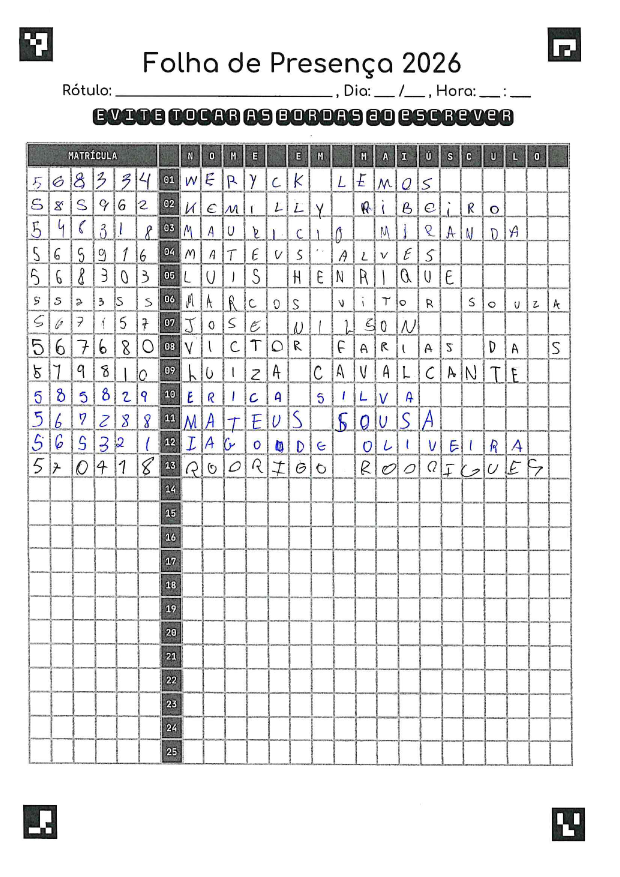
#> input picture folhas/m2-1.png, 1240 x 1754 px, found by its file name (shown at 1/2 size)
$ python process.py
#> lines starting #> are read from the running program, lines starting #| are printed output that depends on the picture
### src/image.py
from __future__ import annotations
import cv2
import numpy as np
import os
from numpy.typing import NDArray
import base64
import argparse
import hashlib

class Image:
    NONE_MARKER = "?"
    preview_zoom: float | None = None

    def __init__(self, other: None | Image = None):
        if other is None:
            self.data: NDArray[np.uint8] = np.array([], dtype=np.uint8)
            self.info: None | str = None
            self.binary: bool = False
            self.inversed: bool = False
        else:
            self.data = other.data.copy()
            self.info = other.info
            self.binary = other.binary
            self.inversed = other.inversed

    def hash(self) -> str:
        h = hashlib.sha256()
        h.update(self.data.tobytes())
        return h.hexdigest()[:16]

    def set_data(self, data: NDArray[np.uint8]) -> Image:
        self.data = data
        return self

    # percentage of white pixels
    # [7 lines left out: function written_ratio, not called in this run]

    def set_info(self, info: str) -> Image:
        self.info = info
        return self

    def set_binary(self, binary: bool = True) -> Image:
        self.binary = binary
        return self

    def set_inversed(self, inversed: bool = True) -> Image:
        self.inversed = inversed
        return self

    def get_info(self) -> None | str:
        return self.info

    def get_data(self) -> NDArray[np.uint8]:
        return self.data

    # if path has the format hash__v.ext, load v into info
    # if path has the format hash__?.ext, or any other format, load None to info
    def load_from_file(self, path: str) -> Image:
#> called with path = 'folhas/m2-1.png'
        self.data = cv2.imread(path)
#> self.data is the input picture: shape (1754, 1240, 3); mean B, G, R 229.2, 228.8, 228.7
        return self

    # save to cache folder using hash and value
    def save_to_folder(self, folder: str):
        path = os.path.join(folder, self.hash()) + ".png"
        self.save_to_file(path)

    # return a new Cell with borders cut
    def cut_borders(self, pixels_count: int) -> Image:
        h, w = self.get_h_w()
        return Image(self).set_data(self.data[pixels_count:h-pixels_count, pixels_count:w-pixels_count])

    def save_to_file(self, file_path: str) -> None:
        cv2.imwrite(file_path, self.data)
        return None

    def binarize(self, gaussian: bool = True) -> Image:
        # se estiver em RGB/BGR, converter para escala de cinza primeiro
        img = self.data
        if self.data.ndim != 2:  # RGB/BGR/RGBA
            img = cv2.cvtColor(self.data, cv2.COLOR_BGR2GRAY)
        if gaussian:
            img = cv2.GaussianBlur(img, (3,3), 0)
        _, binary = cv2.threshold(img, 0, 255, cv2.THRESH_BINARY + cv2.THRESH_OTSU)
        return Image(self).set_data(binary).set_binary(True)

    def inversion(self) -> Image:
        inverted = cv2.bitwise_not(self.data)
        return Image(self).set_data(inverted).set_inversed(not self.inversed)


    def get_h_w(self) -> tuple[int, int]:
        try:
            return (self.data.shape[0], self.data.shape[1])
        except IndexError as _:
            return (0, 0)

    # empty if dimensions are too small or written ratio < 2%
    # [7 lines left out: function is_empty, not called in this run]

    def resize(self, dx: int, dy: int) -> Image:
        h, w = self.get_h_w()
        if h == dy and w == dx:
            return self
        return Image(self).set_data(cv2.resize(self.data, (dx, dy), interpolation=cv2.INTER_AREA))

    # transform in a array
    def get_sample(self, points: int) -> NDArray[np.float32]:
        return self.data.reshape(1, points).astype(np.float32)

    # [12 lines left out: function __str__, not called in this run]

# [9 lines that do not run on import are left out]

### src/align.py
import cv2
import numpy as np
from color import Color
from numpy.typing import NDArray

class Align:
    def __init__(self, width: int, height: int):
        self.width = width
        self.height = height


    # A folha possui 4 ArUcos nos cantos para alinhamento
    # Eles são identificados pelos IDs:
    # 0 - Topo Esquerdo
    # 1 - Topo Direito
    # 2 - Baixo Esquerdo
    # 3 - Baixo Direito
    def aruco(self, img_data: NDArray[np.uint8]) -> NDArray[np.uint8]:


        # Configurar ArUco
        aruco = cv2.aruco
        dict_ = aruco.getPredefinedDictionary(aruco.DICT_4X4_50) # type: ignore
        params = aruco.DetectorParameters()
        detector = aruco.ArucoDetector(dict_, params) # type: ignore

        # Detectar marcadores
        corners, ids, _ = detector.detectMarkers(img_data) # type: ignore
#> corners = ([[46, 1609], [113, 1610], [114, 1677], [47, 1677]], [[39, 54], [105, 54], [105, 122], [39, 122]], [[1095, 55], [1161, 55], [1161, 122], [1096, 122]], [[1104, 1615], [1169, 1615], [1169, 1682], [1104, 1682]]); ids = [2, 0, 1, 3]

        if ids is None or len(ids) < 4:
            raise Exception("Nem todos os 4 ArUcos foram detectados.")

        ids = ids.flatten()

        # Array que guardará os centros ordenados como [TL, TR, BR, BL]
        pts = np.zeros((4, 2), dtype=np.float32)

        for c, id in zip(corners, ids):
            c = c[0]

            if id == 0:  # TL
                pts[0] = c[0]  # canto superior esquerdo do marcador 0
            elif id == 1:  # TR
                pts[1] = c[1]  # canto superior direito
            elif id == 3:  # BR
                pts[2] = c[2]  # canto inferior direito
            elif id == 2:  # BL
                pts[3] = c[3]  # canto inferior esquerdo
#> this loop made 4 passes
#> (c, id) on passes 1 to 4: ([[46, 1609], [113, 1610], [114, 1677], [47, 1677]], 2), ([[39, 54], [105, 54], [105, 122], [39, 122]], 0), ([[1095, 55], [1161, 55], [1161, 122], [1096, 122]], 1), ([[1104, 1615], [1169, 1615], [1169, 1682], [1104, 1682]], 3)
#> after the loop, pts = [[39, 54], [1161, 55], [1169, 1682], [47, 1677]]

        # tamanho final
        W, H = self.width, self.height

        dst = np.float32([ [0, 0], [W, 0], [W, H], [0, H] ]) # type: ignore

        # Matriz de transformação e warp
        M = cv2.getPerspectiveTransform(pts, dst) # type: ignore
#> M = [[1.02, -0.00502, -39.46], [-0.000839, 0.941, -50.78], [2.2e-06, -2.16e-08, 1]]
        corrigida: NDArray[np.uint8] = cv2.warpPerspective(img_data, M, (W, H)) # type: ignore
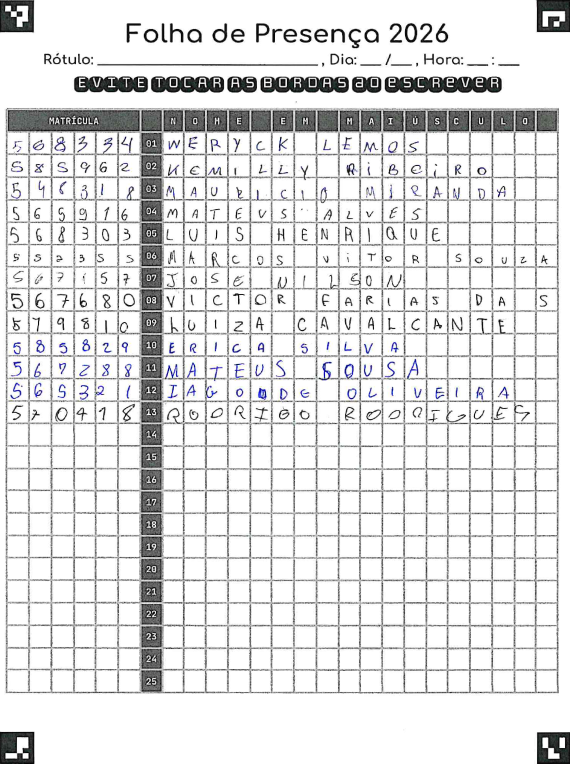
#> corrigida: shape (1527, 1140, 3) (shown at 1/2 size); mean B, G, R 224.2, 223.8, 223.7
        return corrigida

### src/sheet_cutter.py
import cv2
import numpy as np
from numpy.typing import NDArray
from image import Image
import shutil
import os

class SheetCutter:
    class Model:
        M1: dict[str, float] = {
            "lines": 25,
            "columns": 6,
            "x_begin": 12,
            "y_begin": 268,
            "x_end": 246,
            "y_end": 1312
        }
        M2: dict[str, float] = {
            "lines": 25,
            "columns": 6,
            "x_begin": 0.0134,
            "y_begin": 0.174,
            "x_end": 0.246,
            "y_end": 0.9064285714285715
        }

    def __init__(self, cache_folder: str):
        self.cache_folder = cache_folder

    def cut_info(self, img: Image, model: dict[str, float]) -> tuple[list[list[Image]], list[list[str]]]:
        h, w = img.get_h_w()

        lines = int(model["lines"])
        x_ini: float = model["x_begin"] * w
        y_ini: float = model["y_begin"] * h
        x_end: float = model["x_end"] * w
        y_end: float = model["y_end"] * h
        cell_w: float = (x_end - x_ini) / model["columns"]
        cell_h: float = (y_end - y_ini) / lines
        # print(f"Cell size: {cell_w} x {cell_h}")
        # remove pasta temporária
        shutil.rmtree(self.cache_folder, ignore_errors=True)
        os.makedirs(self.cache_folder, exist_ok=True)

        infos: list[list[Image]] = [[] for _ in range(lines)]
        paths: list[list[str]] = [[] for _ in range(lines)]
        for i in range(lines):
            for j in range(6):
                x1 = int(x_ini + j * cell_w)
                y1 = int(y_ini + i * cell_h)
                x2 = x1 + int(cell_w)
                y2 = y1 + int(cell_h)
                cell = Image(img).set_data(img.data[y1:y2, x1:x2])
                infos[i].append(cell)
                cv2.imwrite(f"{self.cache_folder}/{i}_{j}.png", cell.data)
#> this loop made 25 passes
#> pass 1, in set_data (call 2), `self.data = data`:
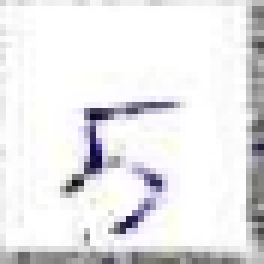
#> self.data: shape (44, 44, 3) (shown 6 times larger); mean of channels 0, 1, 2 233.2, 231.5, 232.1; drawn as B, G, R
#> pass 1, in set_data (call 3), `self.data = data`:
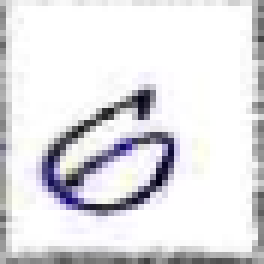
#> self.data: shape (44, 44, 3) (shown 6 times larger); mean of channels 0, 1, 2 226.9, 223.8, 224.5; drawn as B, G, R
#> pass 1, in set_data (call 4), `self.data = data`:
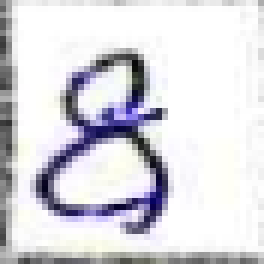
#> self.data: shape (44, 44, 3) (shown 6 times larger); mean of channels 0, 1, 2 222, 216.5, 217.4; drawn as B, G, R
#> pass 1, in set_data (call 5), `self.data = data`:
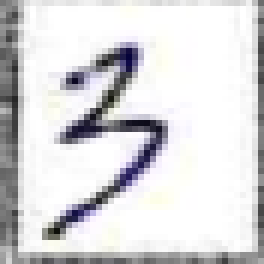
#> self.data: shape (44, 44, 3) (shown 6 times larger); mean of channels 0, 1, 2 218, 216.1, 216.7; drawn as B, G, R

        return infos, paths

### src/cache_db.py
from __future__ import annotations
from image import Image
import os
import json

class CacheDb:
    values_dict_filename = "cache_db_values.json"
    def __init__(self, folder_path: str):
        self.cache_folder = folder_path
        if not os.path.exists(self.cache_folder):
            os.makedirs(self.cache_folder)
        self.cache: dict[str, str] = self.__load_json_file()
        self.load()
        self.individual_save = True

    def __load_json_file(self) -> dict[str, str]:
        path = os.path.join(self.cache_folder, CacheDb.values_dict_filename)
        if not os.path.exists(path):
            return {}
        with open(path, "r") as f:
            data = json.load(f)
        return data

    # [4 lines left out: function update, not called in this run]

    def load(self) -> CacheDb:
        files = os.listdir(self.cache_folder)
        paths = [f[:-4] for f in files if f.endswith(".png")]
        for p in paths:
            if not p in self.cache:
                self.cache[p] = ""
        return self

    # saving to cache folder, replacing older values or storing info
    # if the old value has info, it is kept
    def store_image(self, cell: Image):
        hash_value = cell.hash()
        if hash_value in self.cache:
            return
        cell.save_to_folder(self.cache_folder)
        if cell.info is not None:
            self.cache[hash_value] = cell.info
            if self.individual_save:
                self.update()

### src/region.py
from __future__ import annotations
from numpy.typing import NDArray
import numpy as np
from image import Image
from filter_abc import ImageFilter

class Region:
    def __init__(self, center: tuple[float, float]):
        self.center: tuple[float, float] = center
        self.x_min: int = 5000
        self.x_max: int = 0
        self.y_min: int = 5000
        self.y_max: int = 0
        self.points: set[tuple[int, int]] = set()
        self.closest_to_center_point: tuple[int, int] | None = None
        self.closest_to_center_point_distance: float = float('inf')

    def get_h_w(self) -> tuple[int, int]:
        width = self.x_max - self.x_min + 1
        height = self.y_max - self.y_min + 1
        return height, width

    def has_point(self, x: int, y: int) -> bool:
        return (x, y) in self.points

    def size(self) -> int:
        return len(self.points)

    @staticmethod
    def distance(p1: tuple[float, float], p2: tuple[float, float]) -> float:
        return ((p1[0] - p2[0]) ** 2 + (p1[1] - p2[1]) ** 2) ** 0.5

    def add_point(self, x: int, y: int) -> None:
        self.points.add((x, y))
        if x < self.x_min:
            self.x_min = x
        if x > self.x_max:
            self.x_max = x
        if y < self.y_min:
            self.y_min = y
        if y > self.y_max:
            self.y_max = y

        distance_to_center = Region.distance((x, y), self.center)
        # print(distance_to_center)
        if distance_to_center < self.closest_to_center_point_distance:
            self.closest_to_center_point_distance = distance_to_center
            self.closest_to_center_point = (x, y)

class Decomposer(ImageFilter):
    def __init__(self, image: Image):
        self.regions: list[Region] = []
        self.mapped_points: set[tuple[int, int]] = set()
        self.image: Image = image
        self.find_regions()

    def erase_small_regions(self, percentage: float = 0.1) -> Decomposer:
        h, w = self.image.get_h_w()
        limit_h = h * percentage
        limit_w = w * percentage
        # print("limits", limit_h, limit_w)
        # print([region.get_h_w() for region in self.regions])
        big_regions: list[Region] = []
        for region in self.regions:
            h, w = region.get_h_w()
            if h > limit_h or w > limit_w:
                big_regions.append(region)
        self.regions = big_regions
        return self

    # [6 lines left out: function erase_transverse_regions, not called in this run]

    def erase_regions_outside_bounds(self, percentage: float = 0.8) -> Decomposer:
        height, width = self.image.get_h_w()
        limit = (min(height, width) / 2) * percentage
        # print([r.closest_to_center_point_distance for r  in self.regions])
        def is_outside_bounds(region: Region) -> bool:
            if region.closest_to_center_point is None:
                return True
            return region.closest_to_center_point_distance > limit
        self.regions = [region for region in self.regions if not is_outside_bounds(region)]
        return self

    def get_image(self) -> Image:
        if not self.regions:
            return Image(self.image).set_data(np.array([], dtype=np.uint8))
        height, width = self.image.get_h_w()

        img = np.zeros((height, width), dtype=np.uint8)
        for region in self.regions:
            for (x, y) in region.points:
                img[y, x] = 255
        return Image(self.image).set_data(img)

    @staticmethod
    def get_neighbors_8(x: int, y: int) -> list[tuple[int, int]]:
        return [
            (x - 1, y), (x + 1, y),
            (x, y - 1), (x, y + 1),
            (x - 1, y - 1), (x + 1, y - 1),
            (x - 1, y + 1), (x + 1, y + 1)
        ]

    # [6 lines left out: function get_neighbors_4, not called in this run]

    def find_regions(self) -> None:
        img = self.image.data
        self.regions = []
        self.mapped_points = set()
        h, w = img.shape
        for y in range(h):
            for x in range(w):
                if img[y, x] == 255 and (x, y) not in self.mapped_points:
                    region = Region(center=(w/2, h/2))
                    self.__explore_region(img, x, y, region)
                    self.regions.append(region)

    def __explore_region(self, img: NDArray[np.uint8], x: int, y: int, region: Region) -> None:
        h, w = img.shape
        stack: list[tuple[int, int]] = [(x, y)]
        while stack:
            cx, cy = stack.pop()
            if (cx, cy) in self.mapped_points:
                continue
            if cx < 0 or cx >= w or cy < 0 or cy >= h:
                continue
            if img[cy, cx] != 255:
                continue
            region.add_point(cx, cy)
            self.mapped_points.add((cx, cy))
            # Adicionar vizinhos ao stack
            neighbors = Decomposer.get_neighbors_8(cx, cy)
            stack.extend(neighbors)

### src/border.py
from __future__ import annotations
import numpy as np
from numpy.typing import NDArray
from image import Image
from typing import Callable
from filter_abc import ImageFilter

class Border(ImageFilter):
    DEFAULT_BORDER_FILL_LIMIT = 0.2
    def __init__(self, image: Image):
        self.image: Image = image
        self.border_fill_limit = Border.DEFAULT_BORDER_FILL_LIMIT

    def get_image(self) -> Image:
        return self.image

    def set_border_fill_limit(self, limit: float) -> Border:
        self.border_fill_limit = limit
        return self

    # recebe uma imagem binarizada (preto e branco) e identifica as bordas com conteúdo
    # enquanto pelo menos 70% dos pixels na linha/coluna forem brancos, considera como borda
    def __identify_borders(self, image: Image, fn_continue: Callable[[NDArray[np.uint8]], bool]) -> tuple[int, int, int, int]:
        def fn(x: NDArray[np.uint8]) -> bool:
            return not fn_continue(x)

        img = image.data
        if not image.binary:
            raise ValueError("Image must be binary (black and white) to identify borders")
        if not image.inversed:
            raise ValueError("Image must be inversed (white background, black content) to identify borders")
        h, w = img.shape
        top, bottom, left, right = 0, h - 1, 0, w - 1
        # identificar topo
        for i in range(h):
            line = img[i, :]
            if fn(line):
                top = i
                break
        for i in range(h - 1, -1, -1):
            line = img[i, :]
            if fn(line):
                bottom = i
                break
        for j in range(w):
            column = img[:, j]
            if fn(column):
                left = j
                break
        for j in range(w - 1, -1, -1):
            column = img[:, j]
            if fn(column):
                right = j
                break
        return top, bottom, left, right

    # retorna a imagem cortada nas bordas onde ainda há conteúdo visível
    # [9 lines left out: function dynamic_cutter_while_visible_border, not called in this run]

    # retorna a imagem cortada na bounding box do conteúdo
    def dynamic_bounding_box(self) -> Border:
        def fn(x: NDArray[np.uint8]) -> bool:
            qtd = np.sum(x == 0)
            return  qtd == x.size

        top, bottom, left, right = self.__identify_borders(self.image, fn)
        self.image = Image(self.image).set_data(self.image.data[top:bottom+1, left:right+1])
        return self

    # centraliza e faz o padding da imagem para ficar quadrada
    # e com fundo preto
    def centralize_and_pad(self, size: int) -> Border:
        h, w = self.image.data.shape

        if self.image.inversed:
            background = 0
        else:
            background = 255

        # cria canvas quadrado com a cor desejada
        padded = np.ones((size, size), dtype=np.uint8) * background

        y_offset = (size - h) // 2
        x_offset = (size - w) // 2

        padded[y_offset:y_offset + h, x_offset:x_offset + w] = self.image.data

        self.image = Image(self.image).set_data(padded)
        return self

### src/ocr.py
from __future__ import annotations
import cv2
import numpy as np
import argparse
from numpy.typing import NDArray
from image import Image
from border import Border
from filter_abc import ImageFilter


class OCR:
    # default_model_path = "raw/digits_knn.xml"
    models: dict[int, str] = {
        20: "raw/mnist_knn_20x20.yml",
        28: "raw/mnist_knn_28x28.yml"
    }

    def __init__(self, model_size: int = 20):
        self.model_path = self.models[model_size]
        self.size = model_size
        self.model = cv2.ml.KNearest_load(self.model_path) # type: ignore
        self.debug: bool = False

    def set_debug(self, debug: bool) -> OCR:
        self.debug = debug
        return self

    def prepare_sample(self, img: Image) -> tuple[NDArray[np.float32], Image]:
        img = img.resize(self.size, self.size)
        sample: NDArray[np.float32] = img.get_sample(self.size * self.size)
        return sample, img

    # [12 lines left out: function predict_from_raw_image, not called in this run]

    def predict_from_filtered_image(self, filtered: ImageFilter) -> tuple[int, Image]:
        sample, img = self.prepare_sample(filtered.get_image())
        _, result, neighbours, dist = self.model.findNearest(sample, k=3)
        # normalizando distâncias
        dist = dist / 1000.0
        if self.debug:
            print("Predicted:", result[0][0], " Neighbours:", neighbours, " Distances:", dist)
        return int(result[0][0]), img

    def predict_from_raw_path(self, path: str) -> tuple[int, Image]:
        img = Image().load_from_file(path).binarize().inversion().cut_borders(2)
        return self.predict_from_raw_image(img)
# [9 lines left out: function main, not called in this run]

# [2 lines that do not run on import are left out]

### src/process.py
import argparse
from image import Image
from align import Align
from border import Border
from ocr import OCR
from cache_db import CacheDb
from sheet_cutter import SheetCutter
import os

from region import Decomposer
import datetime as dt
from color import Color

MODEL_SIZE = 20
WIDTH_DICT: dict[int, tuple[int, int]] = {
    20: (1527, 1140),
    28: (2054, 1560)
}
HEIGHT: int = WIDTH_DICT[MODEL_SIZE][0]
WIDTH: int = WIDTH_DICT[MODEL_SIZE][1]
raw_cache_db_folder = "cache_digits_raw"
bordered_cache_db_folder = "cache_digits_processed"
cells_folder = "cache_temp"


# retorna a lista de listas de caminhos das células recortadas
# retorna a lista com as células recortadas

def load_info_sheet(path: str) -> dict[int, tuple[str, str]]:
    import json
    output: dict[int, tuple[str, str]] = {}
    path = path.replace(".png", ".json")
    if os.path.exists(path):
        with open(path, 'r') as f:
            data = json.load(f)
            output = {int(key): (value[0], value[1]) for key, value in data.items()}
    return output


def main():
    parser = argparse.ArgumentParser(description="Alinhar imagem usando marcadores ArUco.")
    parser.add_argument("--input", '-i', default="folhas/m2-1.png", help="Caminho para a imagem de entrada.")
    parser.add_argument("--sheet_model", '-m', type=int, default=2, help="Modelo da folha (1 ou 2).")
    parser.add_argument("--align", '-a', default="folhas/alinhada.png", help="Caminho para salvar a imagem alinhada.")
    parser.add_argument("--filter", '-f', default="folhas/filtrada.png", help="Caminho para salvar a imagem filtrada.")
    parser.add_argument("--qtd", type=int, default=0, help="Quantidade de linhas a processar (0 = todas).")
    parser.add_argument("--zoom", "-z", type=float, default=1)
    args = parser.parse_args()


    info = load_info_sheet(args.input)
    Image.preview_zoom = args.zoom
    aligner = Align(WIDTH, HEIGHT)
    image = Image().load_from_file(args.input)

    image_aligned = Image().set_data(aligner.aruco(image.data))
    image_aligned.save_to_file(args.align)

    # filtering = Filtering()
    # img = filtering.otsu(img, args.filter)

    sheet_cutter = SheetCutter(cells_folder)
    model = SheetCutter.Model.M1 if args.sheet_model == 1 else SheetCutter.Model.M2
    images, _ = sheet_cutter.cut_info(image_aligned, model)
#> images = 25 items

    raw_cache_db = CacheDb(raw_cache_db_folder).load()
#> (the rest of the program and of its run is left out)
